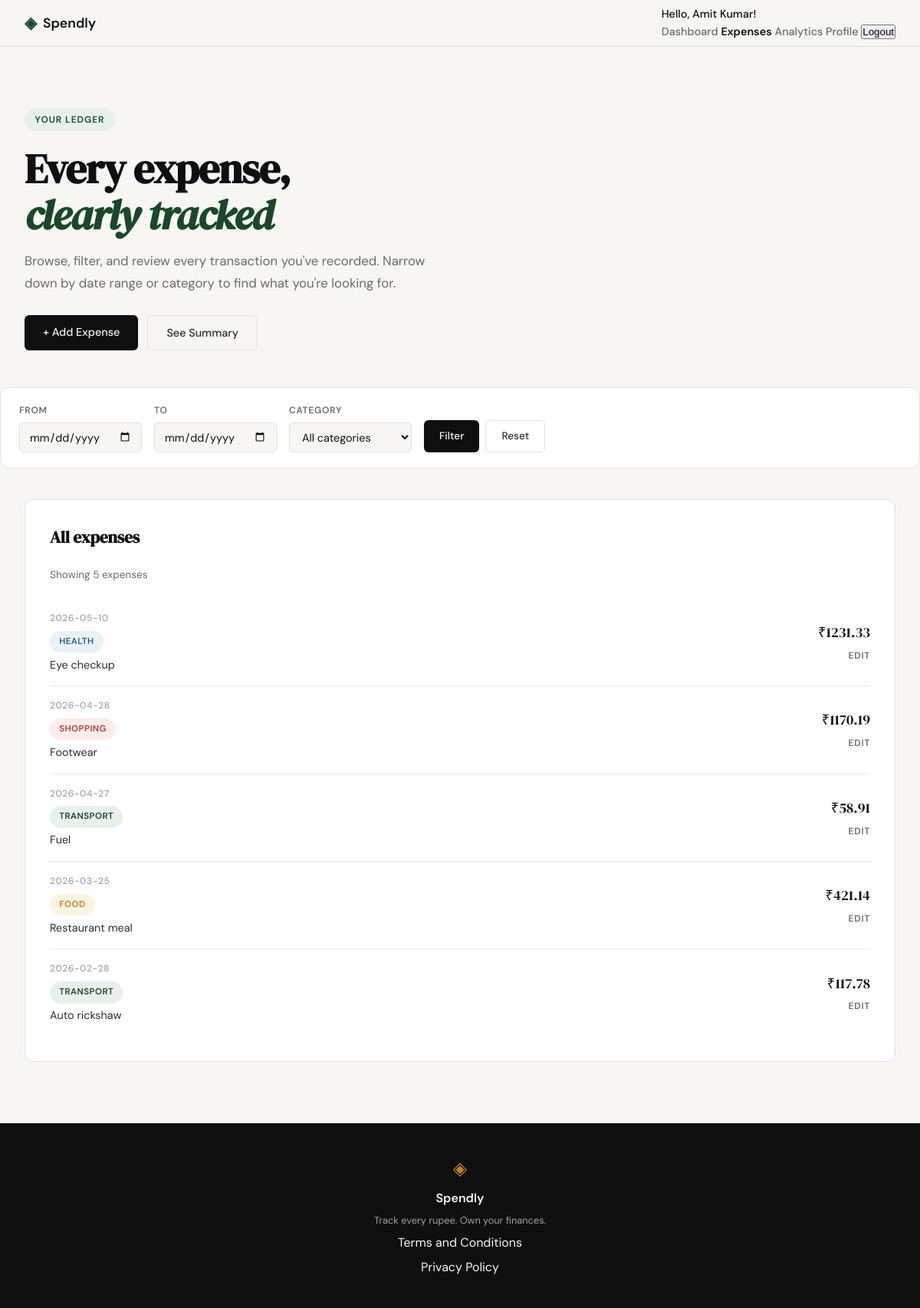
Before: /expenses (signed in) with the older database file.
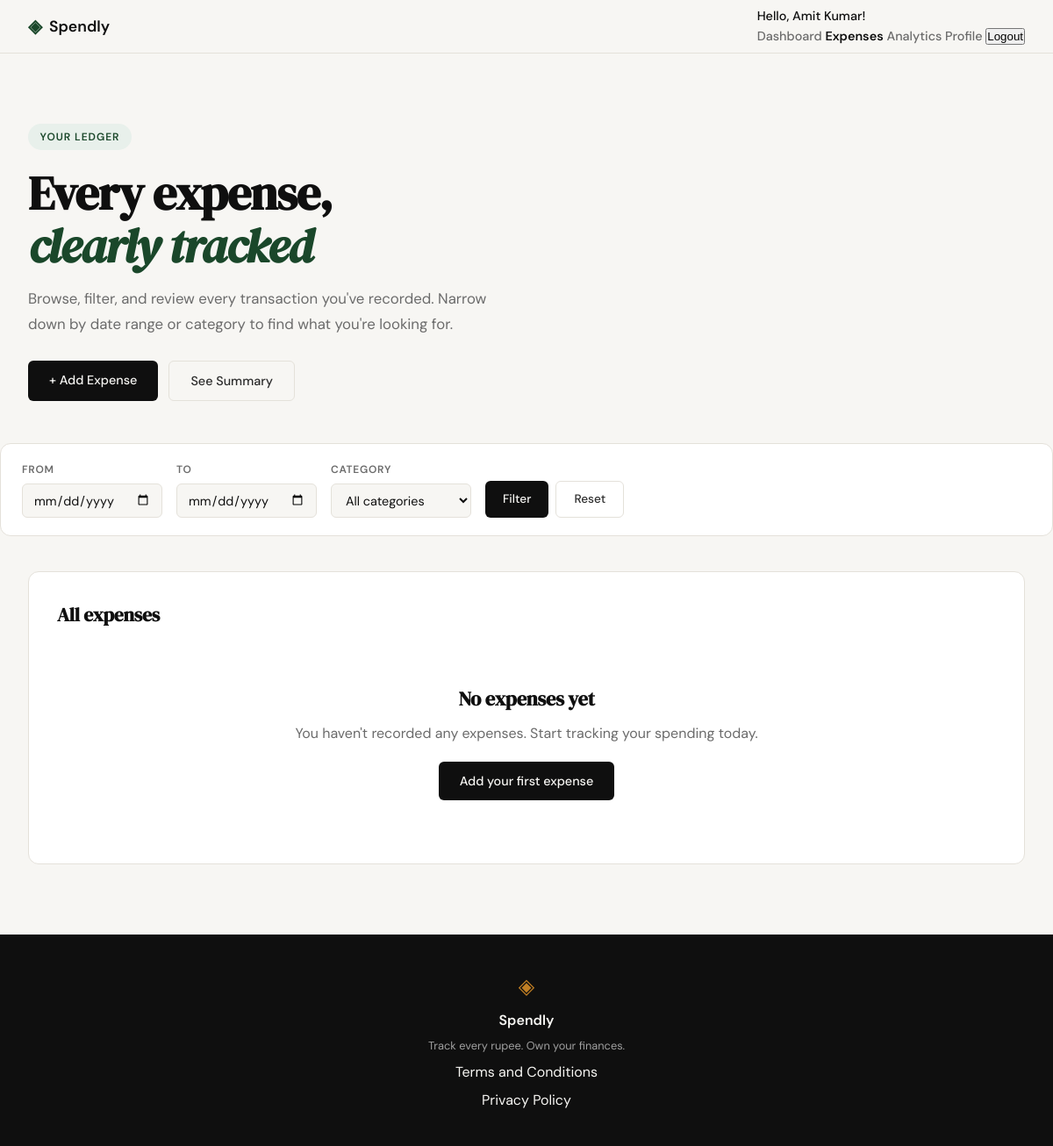
After: the same page with the newer database file.
### tables this page shows
CREATE TABLE expenses (
            id INTEGER PRIMARY KEY AUTOINCREMENT,
            user_id INTEGER NOT NULL,
            amount REAL NOT NULL,
            category TEXT NOT NULL,
            date TEXT NOT NULL,
            description TEXT,
            created_at TEXT DEFAULT CURRENT_TIMESTAMP,
            FOREIGN KEY (user_id) REFERENCES users (id)
        );

### app.py (the view, shortened to what this page needs)
@app.route("/expenses")
@login_required
def expenses():
    user_id = session.get('user_id')
    conn = get_db()
    try:
        cursor = conn.cursor()
        query = "SELECT id, amount, category, date, description, created_at FROM expenses WHERE user_id = ?"
        params = [user_id]
        start_date = request.args.get('start_date')
        if start_date:
            query += " AND date >= ?"
            params.append(start_date)
        end_date = request.args.get('end_date')
        if end_date:
            query += " AND date <= ?"
            params.append(end_date)
        category = request.args.get('category')
        if category:
            query += " AND category = ?"
            params.append(category)
        query += " ORDER BY date DESC, created_at DESC"
        limit = request.args.get('limit')
        offset = request.args.get('offset')
        cursor.execute(query, params)
        expenses = cursor.fetchall()
        cursor.execute(
            "SELECT DISTINCT category FROM expenses WHERE user_id = ? ORDER BY category",
            (user_id,)
        )
        categories = [row['category'] for row in cursor.fetchall()]
        return render_template("expenses.html", expenses=expenses, categories=categories)
    except Exception as e:
        return render_template("error.html", error="Unable to load expenses"), 500
    finally:
        conn.close()

### app.py (called while the page is built)
def login_required(f):
    @wraps(f)
    def decorated_function(*args, **kwargs):
        if 'user_id' not in session:
            return redirect(url_for('login'))
        return f(*args, **kwargs)
    return decorated_function

### database/db.py (called while the page is built)
def get_db():
    conn = sqlite3.connect('spendly.db')
    conn.row_factory = sqlite3.Row
    conn.execute('PRAGMA foreign_keys = ON')
    return conn

### templates/expenses.html (shortened to what this page needs)
{% extends "base.html" %}
{% block content %}
<section class="page-hero">
    <div class="page-hero-inner">
        <div class="page-hero-badge">Your ledger</div>
        <h1 class="page-hero-title">
            Every expense,<br>
            <em>clearly tracked</em>
        </h1>
        <p class="page-hero-subtitle">
            Browse, filter, and review every transaction you've recorded.
            Narrow down by date range or category to find what you're looking for.
        </p>
        <div class="page-hero-actions">
            <a href="{{ url_for('add_expense') }}" class="btn-primary">+ Add Expense</a>
            <a href="{{ url_for('expenses_summary') }}" class="btn-ghost">See Summary</a>
        </div>
    </div>
</section>
<div class="filter-bar">
    <form method="GET" action="{{ url_for('expenses') }}">
        <div class="filter-group">
            <label for="start_date">From</label>
            <input type="date" id="start_date" name="start_date" value="{{ request.args.get('start_date', '') }}">
        </div>
        <div class="filter-group">
            <label for="end_date">To</label>
            <input type="date" id="end_date" name="end_date" value="{{ request.args.get('end_date', '') }}">
        </div>
        <div class="filter-group">
            <label for="category">Category</label>
            <select id="category" name="category">
                <option value="">All categories</option>
            </select>
        </div>
        <div class="filter-actions">
            <button type="submit" class="btn-filter">Filter</button>
            <a href="{{ url_for('expenses') }}" class="btn-reset">Reset</a>
        </div>
    </form>
</div>
<section class="dashboard-modules">
    <div class="dashboard-module full">
        <h2>All expenses</h2>
        {% if expenses|length > 0 %}
        <p class="empty-state" style="text-align:left; padding: 0 0 1.25rem; color: var(--ink-muted); font-size: 0.85rem;">
            Showing {{ expenses|length }} expense{{ '' if expenses|length == 1 else 's' }}
        </p>
        <div class="activity-list">
            {% for expense in expenses %}
            <div class="activity-item">
                <div class="activity-item-info">
                    <div class="activity-date">{{ expense.date }}</div>
                    <div class="activity-category">
                        <span class="category-tag category-{{ expense.category|lower|replace(' ', '-') }}">
                            {{ expense.category }}
                        </span>
                    </div>
                    <div class="activity-description">
                        {{ expense.description or 'No description' }}
                    </div>
                </div>
                <div class="activity-actions">
                    <div class="activity-amount">
                        ₹{{ "%.2f"|format(expense.amount) }}
                    </div>
                    <a href="{{ url_for('edit_expense', id=expense.id) }}" class="row-link">Edit</a>
                </div>
            </div>
            {% endfor %}
        </div>
        {% else %}
        <div class="empty-state">
            {% if request.args.get('start_date') or request.args.get('end_date') or request.args.get('category') %}
            <h2>No matching expenses</h2>
            <p>Try adjusting your filters to see more transactions.</p>
            <a href="{{ url_for('expenses') }}" class="btn-primary">Show all</a>
            {% else %}
            <h2>No expenses yet</h2>
            <p>You haven't recorded any expenses. Start tracking your spending today.</p>
            <a href="{{ url_for('add_expense') }}" class="btn-primary">Add your first expense</a>
            {% endif %}
        </div>
        {% endif %}
    </div>
</section>
{% endblock %}

### templates/base.html (shortened to what this page needs)
<!DOCTYPE html>
<html lang="en">
<head>
    <link rel="stylesheet" href="{{ url_for('static', filename='css/style.css') }}">
</head>
<body>
    <nav class="navbar">
        <div class="nav-inner">
            <a href="{{ url_for('landing') }}" class="nav-brand">
                <span class="brand-icon">◈</span>
                <span class="brand-name">Spendly</span>
            </a>
            <div class="nav-links">
                {% if session.user_id %}
                <div class="user-menu">
                    <span class="user-greeting">Hello, {{ session.user_name }}!</span>
                    <nav class="user-nav">
                        <a href="{{ url_for('dashboard') }}" class="{% if request.endpoint == 'dashboard' %}active{% endif %}">Dashboard</a>
                        <a href="{{ url_for('expenses') }}" class="{% if request.endpoint in ['expenses', 'expense_detail', 'expenses_recent', 'expenses_summary', 'expenses_summary_monthly', 'expenses_summary_category', 'categories_overview', 'category_detail', 'categories_trend'] %}active{% endif %}">Expenses</a>
                        <a href="{{ url_for('analytics') }}" class="{% if request.endpoint == 'analytics' %}active{% endif %}">Analytics</a>
                        <a href="{{ url_for('profile') }}" class="{% if request.endpoint == 'profile' %}active{% endif %}">Profile</a>
                        <form action="{{ url_for('logout') }}" method="POST" style="display: inline;">
                            <button type="submit" class="nav-link logout-btn">Logout</button>
                        </form>
                    </nav>
                </div>
                {% else %}
                <a href="{{ url_for('login') }}">Sign in</a>
                <a href="{{ url_for('register') }}" class="nav-cta">Get started</a>
                {% endif %}
            </div>
        </div>
    </nav>
    <main class="main-content">
        {% block content %}{% endblock %}
    </main>
    <footer class="footer">
        <div class="footer-inner">
            <span class="brand-icon">◈</span>
            <span class="footer-name">Spendly</span>
            <p class="footer-copy">Track every rupee. Own your finances.</p>
            <a href="/terms">Terms and Conditions</a>
            <a href="/privacy">Privacy Policy</a>
        </div>
    </footer>
</body>
</html>

Changed rows visible on the page:
removed expenses: date "2026-05-10", category "HEALTH", description "Eye checkup", amount "1231.33"
removed expenses: date "2026-04-28", category "SHOPPING", description "Footwear", amount "1170.19"
removed expenses: date "2026-04-27", category "TRANSPORT", description "Fuel", amount "58.91"
removed expenses: date "2026-03-25", category "FOOD", description "Restaurant meal", amount "421.14"
removed expenses: date "2026-02-28", category "TRANSPORT", description "Auto rickshaw", amount "117.78"
Other visible differences:
{{ expenses|length }}: "5" → (not shown)
{{ '' if expenses|length == 1 else 's' }}: "s" → (not shown)
text no longer shown: "Showing expense"
text now shown: "No expenses yet You haven't recorded any expenses. Start tracking your spending today. Add your first expense"
